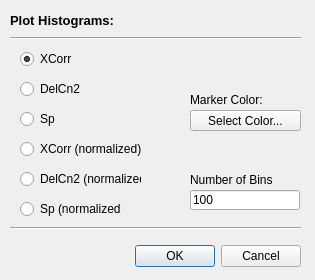
<ui version="4.0" >
 <class>dlgHistogramPlotOptions</class>
 <widget class="QDialog" name="dlgHistogramPlotOptions" >
  <property name="geometry" >
   <rect>
    <x>0</x>
    <y>0</y>
    <width>315</width>
    <height>280</height>
   </rect>
  </property>
  <property name="windowTitle" >
   <string>Histograms</string>
  </property>
  <widget class="QDialogButtonBox" name="buttonBox" >
   <property name="geometry" >
    <rect>
     <x>70</x>
     <y>240</y>
     <width>231</width>
     <height>32</height>
    </rect>
   </property>
   <property name="orientation" >
    <enum>Qt::Horizontal</enum>
   </property>
   <property name="standardButtons" >
    <set>QDialogButtonBox::Cancel|QDialogButtonBox::Ok</set>
   </property>
  </widget>
  <widget class="Line" name="line" >
   <property name="geometry" >
    <rect>
     <x>10</x>
     <y>30</y>
     <width>291</width>
     <height>16</height>
    </rect>
   </property>
   <property name="orientation" >
    <enum>Qt::Horizontal</enum>
   </property>
  </widget>
  <widget class="QLabel" name="label_8" >
   <property name="geometry" >
    <rect>
     <x>10</x>
     <y>10</y>
     <width>301</width>
     <height>20</height>
    </rect>
   </property>
   <property name="font" >
    <font>
     <pointsize>10</pointsize>
     <weight>75</weight>
     <bold>true</bold>
    </font>
   </property>
   <property name="text" >
    <string>Plot Histograms:</string>
   </property>
  </widget>
  <widget class="QRadioButton" name="mrBtnXCorr" >
   <property name="geometry" >
    <rect>
     <x>20</x>
     <y>50</y>
     <width>83</width>
     <height>18</height>
    </rect>
   </property>
   <property name="text" >
    <string>XCorr</string>
   </property>
   <property name="checked" >
    <bool>true</bool>
   </property>
  </widget>
  <widget class="QRadioButton" name="mrBtnDelCn2" >
   <property name="geometry" >
    <rect>
     <x>20</x>
     <y>80</y>
     <width>83</width>
     <height>18</height>
    </rect>
   </property>
   <property name="text" >
    <string>DelCn2</string>
   </property>
  </widget>
  <widget class="QRadioButton" name="mrBtnXCorrN" >
   <property name="geometry" >
    <rect>
     <x>20</x>
     <y>140</y>
     <width>121</width>
     <height>18</height>
    </rect>
   </property>
   <property name="text" >
    <string>XCorr (normalized)</string>
   </property>
  </widget>
  <widget class="QRadioButton" name="mrBtnDelCn2N" >
   <property name="geometry" >
    <rect>
     <x>20</x>
     <y>170</y>
     <width>121</width>
     <height>18</height>
    </rect>
   </property>
   <property name="text" >
    <string>DelCn2 (normalized)</string>
   </property>
  </widget>
  <widget class="QLabel" name="label_7" >
   <property name="geometry" >
    <rect>
     <x>190</x>
     <y>90</y>
     <width>82</width>
     <height>20</height>
    </rect>
   </property>
   <property name="text" >
    <string>Marker Color:</string>
   </property>
  </widget>
  <widget class="QLabel" name="label_9" >
   <property name="geometry" >
    <rect>
     <x>190</x>
     <y>170</y>
     <width>82</width>
     <height>20</height>
    </rect>
   </property>
   <property name="text" >
    <string>Number of Bins:</string>
   </property>
  </widget>
  <widget class="QLineEdit" name="mlEditBins" >
   <property name="geometry" >
    <rect>
     <x>190</x>
     <y>190</y>
     <width>110</width>
     <height>20</height>
    </rect>
   </property>
   <property name="text" >
    <string>100</string>
   </property>
  </widget>
  <widget class="ColorButton" name="mtoolBtnColor" >
   <property name="enabled" >
    <bool>true</bool>
   </property>
   <property name="geometry" >
    <rect>
     <x>190</x>
     <y>110</y>
     <width>111</width>
     <height>21</height>
    </rect>
   </property>
   <property name="layoutDirection" >
    <enum>Qt::LeftToRight</enum>
   </property>
   <property name="text" >
    <string>Select Color...</string>
   </property>
   <property name="toolButtonStyle" >
    <enum>Qt::ToolButtonTextBesideIcon</enum>
   </property>
  </widget>
  <widget class="Line" name="line_2" >
   <property name="geometry" >
    <rect>
     <x>10</x>
     <y>220</y>
     <width>291</width>
     <height>16</height>
    </rect>
   </property>
   <property name="orientation" >
    <enum>Qt::Horizontal</enum>
   </property>
  </widget>
  <widget class="QRadioButton" name="mrBtnSp" >
   <property name="geometry" >
    <rect>
     <x>20</x>
     <y>110</y>
     <width>83</width>
     <height>18</height>
    </rect>
   </property>
   <property name="text" >
    <string>Sp</string>
   </property>
  </widget>
  <widget class="QRadioButton" name="mrBtnSpN" >
   <property name="geometry" >
    <rect>
     <x>20</x>
     <y>200</y>
     <width>101</width>
     <height>18</height>
    </rect>
   </property>
   <property name="text" >
    <string>Sp (normalized)</string>
   </property>
  </widget>
 </widget>
 <customwidgets>
  <customwidget>
   <class>ColorButton</class>
   <extends>QToolButton</extends>
   <header>colorbutton</header>
  </customwidget>
 </customwidgets>
 <resources/>
 <connections>
  <connection>
   <sender>buttonBox</sender>
   <signal>accepted()</signal>
   <receiver>dlgHistogramPlotOptions</receiver>
   <slot>accept()</slot>
   <hints>
    <hint type="sourcelabel" >
     <x>248</x>
     <y>254</y>
    </hint>
    <hint type="destinationlabel" >
     <x>157</x>
     <y>274</y>
    </hint>
   </hints>
  </connection>
  <connection>
   <sender>buttonBox</sender>
   <signal>rejected()</signal>
   <receiver>dlgHistogramPlotOptions</receiver>
   <slot>reject()</slot>
   <hints>
    <hint type="sourcelabel" >
     <x>316</x>
     <y>260</y>
    </hint>
    <hint type="destinationlabel" >
     <x>286</x>
     <y>274</y>
    </hint>
   </hints>
  </connection>
 </connections>
</ui>
